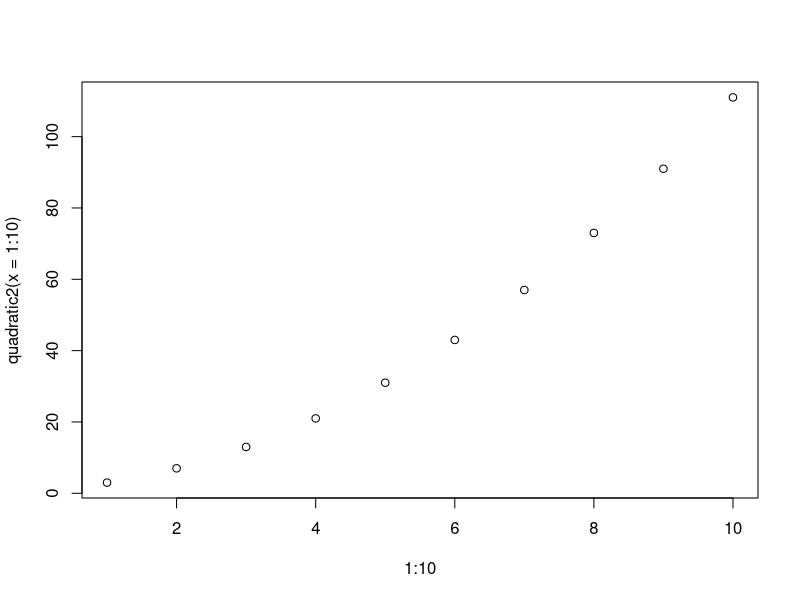
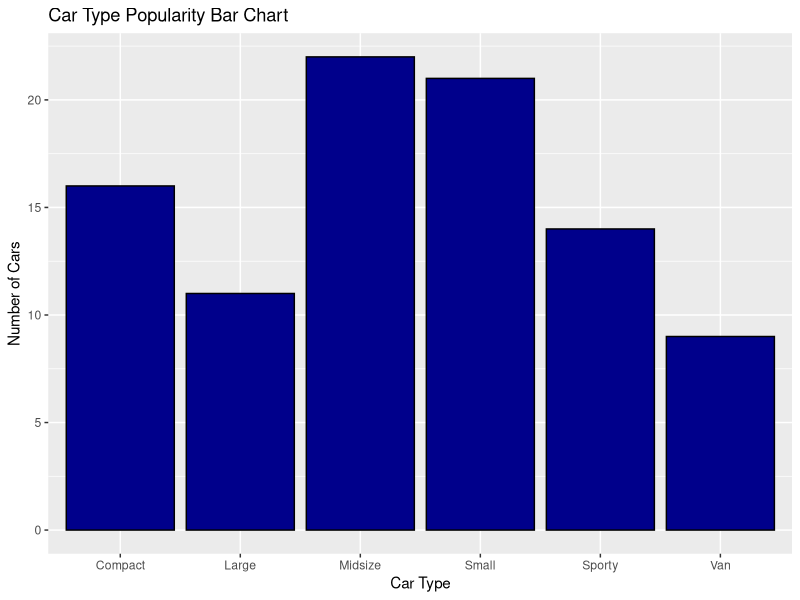
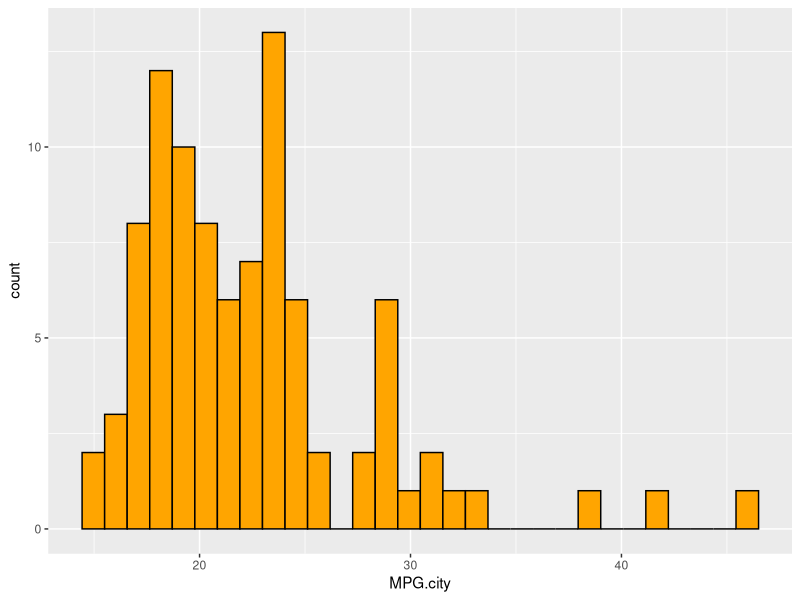
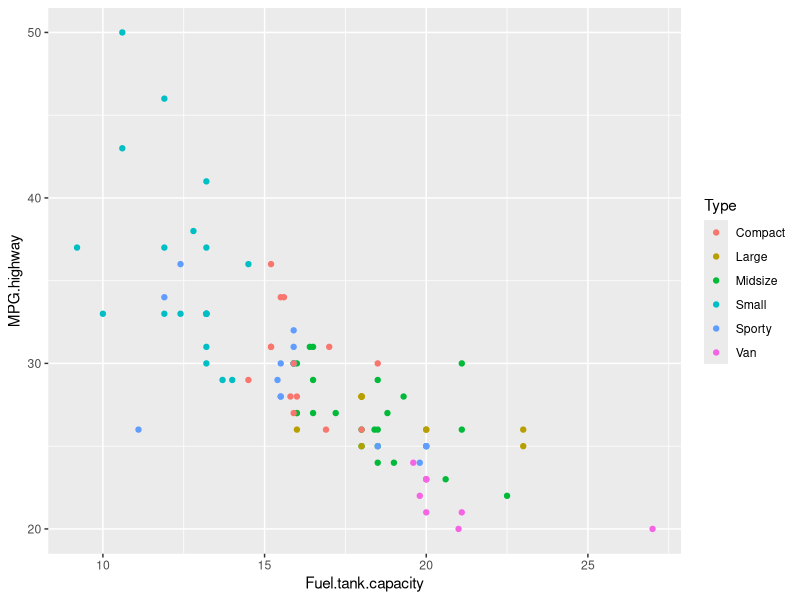
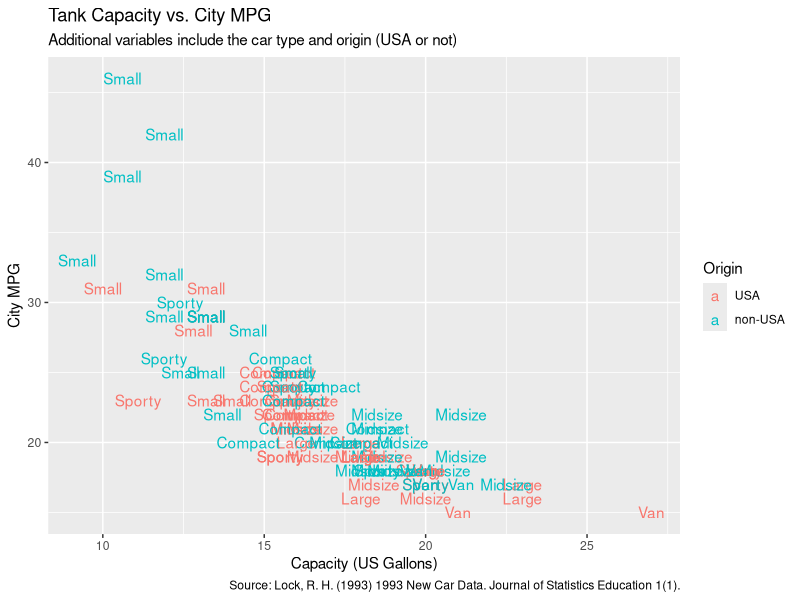

Recreate these plots in R, in order.
## ---- chunk 1
# Quadratic function given four parameters
quadratic <- function(a, b, c, x) {
  return(a * (x ** 2) + b * x + c)
}
## ---- chunk 2
# Testing out the quadratic function on three different combinations of parameters
quadratic(1, 2, 3, 4)
quadratic(33, 1, 10, 5)
quadratic(5, 6, 9, 10)
## ---- chunk 3
# Running quadratic only passing in a value for the x parameter 
# quadratic(x=2)
## ---- chunk 4
# Create a quadratic2 function containing default values for parameters
quadratic2 <- function(a = 1, b = 1, c = 1, x) {
  return(a * (x ** 2) + b * x + c)
}
quadratic2(x = 2)
## ---- chunk 5
# Running quadratic2 passing in a list for x 
quadratic2(x = 1:10)
## ---- chunk 6
plot(1:10, quadratic2(x = 1:10))
## ---- chunk 7
library(tidyverse)
## ---- chunk 8
library(MASS)
data(Cars93)
head(Cars93)
ncol(Cars93)
colnames(Cars93)
## ---- chunk 9
library(tidyverse)
library(MASS)
data(Cars93)

#  First graph
ggplot(data = Cars93) + 
  geom_bar(aes(x = Type), fill = "darkblue", color = "black") +
  labs (
    title = "Car Type Popularity Bar Chart",
    x = "Car Type",
    y = "Number of Cars"
  )

#  Second graph
ggplot(data = Cars93) + 
  geom_histogram(aes(x = MPG.city), fill = "orange", color = "black")

#  Third graph
ggplot(data = Cars93) + 
  geom_point(aes(x = Fuel.tank.capacity, y = MPG.highway, color = Type))

#  Fourth graph
ggplot(data = Cars93) + 
  geom_text(aes(x = Fuel.tank.capacity, y = MPG.city, 
                label = Type, color = Origin)) +
  labs (
    title = "Tank Capacity vs. City MPG",
    x = "Capacity (US Gallons)",
    y = "City MPG",
    subtitle = "Additional variables include the car type and origin (USA or not)",
    caption = "Source: Lock, R. H. (1993) 1993 New Car Data. Journal of Statistics Education 1(1)."
  )
